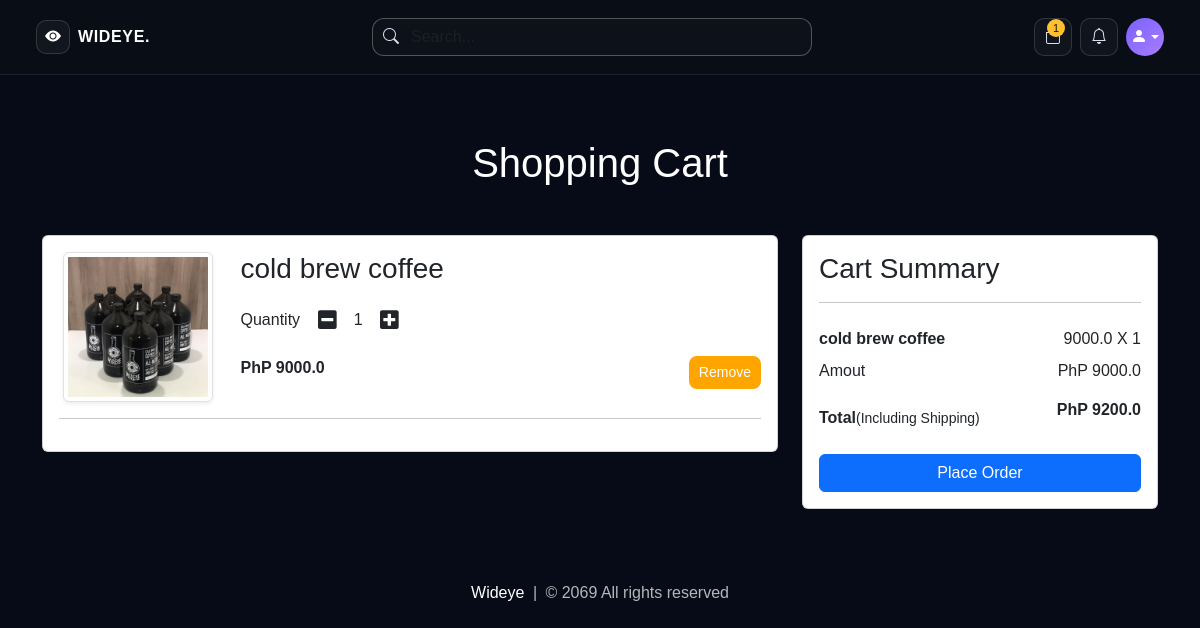
The page /cart (signed in) on the database as committed earlier.
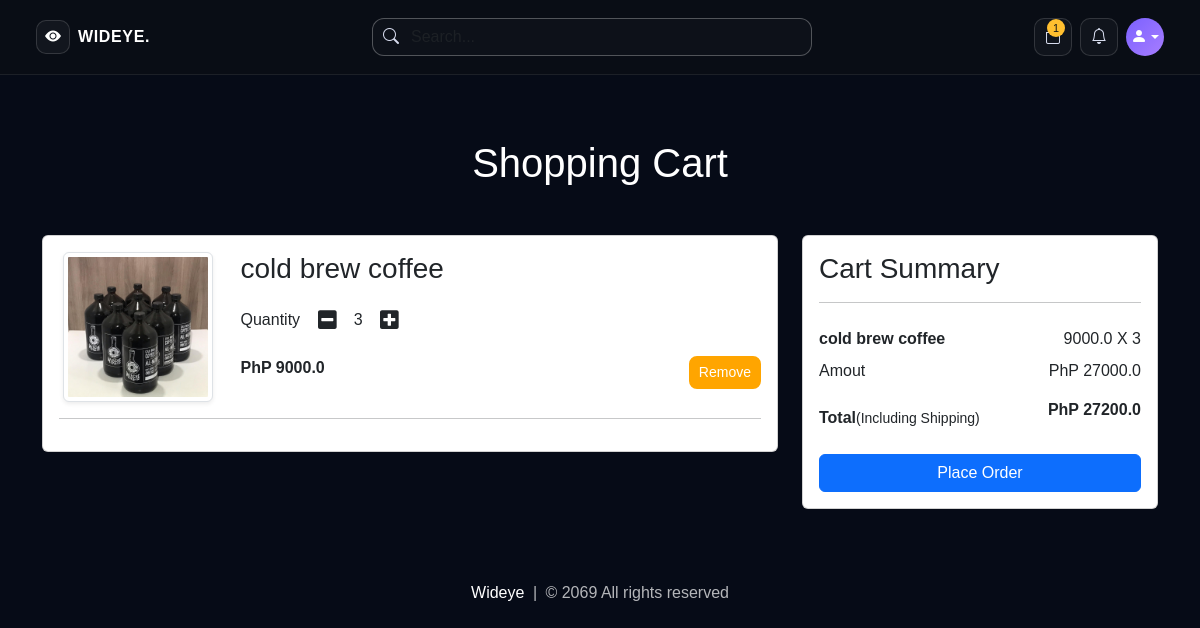
The same page on the database as committed later.
### website/models.py (models this page shows, shortened)
class Cart(db.Model):
    id = db.Column(db.Integer, primary_key=True)
    quantity = db.Column(db.Integer, nullable=False)
    customer_link = db.Column(db.Integer, db.ForeignKey('customer.id'), nullable=False)
    product_link = db.Column(db.Integer, db.ForeignKey('product.id'), nullable=False)

class Product(db.Model):
    id = db.Column(db.Integer, primary_key=True)
    product_name = db.Column(db.String(100), nullable=False)
    current_price = db.Column(db.Float, nullable=False)
    previous_price = db.Column(db.Float, nullable=False)
    in_stock = db.Column(db.Integer, nullable=False)
    product_picture = db.Column(db.String(1000), nullable=False)
    flash_sale = db.Column(db.Boolean, default=False)
    date_added = db.Column(db.DateTime, default=datetime.utcnow)
    carts = db.relationship('Cart', backref=db.backref('product', lazy=True))
    orders = db.relationship('Order', backref=db.backref('product', lazy=True))

### website/views.py (the view)
@views.route('/cart')
@login_required
def show_cart():
    cart = Cart.query.filter_by(customer_link=current_user.id).all()
    amount = 0
    for item in cart:
        amount += item.product.current_price * item.quantity
    return render_template('cart.html', cart=cart, amount=amount, total=amount+200)

### website/__init__.py (called while the page is built)
def create_app():
    app = Flask(__name__)
    app.config['SECRET_KEY'] = 'hbnwdvbn ajnbsjn ahe'
    app.config['SQLALCHEMY_DATABASE_URI'] = f'sqlite:///{DB_NAME}'
    db.init_app(app)
    @app.errorhandler(404)
    def page_not_found(error):
        return render_template('404.html')
    login_manager = LoginManager()
    login_manager.init_app(app)
    login_manager.login_view = 'auth.login'
    @login_manager.user_loader
    def load_user(id):
        return Customer.query.get(int(id))
    from .views import views
    from .auth import auth
    from .admin import admin
    from .models import Customer, Cart, Product, Order
    app.register_blueprint(views, url_prefix='/') # localhost:5000/about-us
    app.register_blueprint(auth, url_prefix='/') # localhost:5000/auth/change-password
    app.register_blueprint(admin, url_prefix='/')
    return app

### website/templates/cart.html (shortened to what this page needs)
{% extends 'base.html' %}
{% block body %}
<div class="container my-5">
    <div class="row">
        {% if cart %}
        <h1 class="text-center mb-5" style="color: white;">Shopping Cart</h1>
        <div class="col-sm-8">
            <div class="card">
                <div class="card-body">
                    {% for item in cart %}
                    <div class="row">
                        <div class="col-sm-3 text-center align-self-center">
                            <img src="{{ item.product.product_picture }}" alt="" class="img-fluid img-thumbnail shadow-sm" height="150px" width="150px">
                        </div>
                        <div class="col-sm-9">
                            <div>
                                <h3>{{ item.product.product_name }}</h3>
                                <div class="my-3">
                                    <label for="quantity">Quantity</label>
                                    <a class="minus-cart btn" pid="{{item.id}}"><i class="fas fa-minus-square fa-lg"></i></a>
                                    <span id="quantity">{{ item.quantity }}</span>
                                    <a class="plus-cart btn " pid="{{ item.id }}"><i class="fas fa-plus-square fa-lg"></i></a>
                                </div>
                                <div class="d-flex justify-content-between">
                                    <p class="mb-0"><span><strong>PhP {{ item.product.current_price }}</strong></span></p>
                                    <a href="" class="remove-cart btn btn-sm btn-secondary mr-3 " pid="{{item.id}}">Remove</a>
                                </div>
                            </div>
                        </div>
                    </div>
                    <hr>
                    {% endfor %}
                </div>
            </div>
        </div>
        <div class="col-sm-4">
            <div class="card">
                <div class="card-body">
                    <h3>Cart Summary </h3>
                    <hr color="black">
                    <ul class="list-group">
                        {% for item in cart %}
                        <li class="list-group-item d-flex justify-content-between align-items-center border-0 px-0 pb-0"><strong>{{item.product.product_name}}</strong><span id="amount">{{item.product.current_price}} X <span id="quantity{{item.id}}">{{ item.quantity}}</span></span></li>
                        {% endfor %}
                        <li class="list-group-item d-flex justify-content-between align-items-center border-0 px-0 pb-0">Amout <span>PhP <span id="amount_tt">{{ amount }}</span></span></li>
                        <li class="list-group-item d-flex justify-content-between align-items-center border-0 px-0 mb-3">
                            <div style="margin-top: 15px;">
                                <strong>Total</strong><small>(Including Shipping)</small>
                            </div>
                            <span><strong>PhP </strong><span id="totalamount"><strong>{{ total }}</strong></span></span>
                        </li>
                    </ul>
                    <div class="d-grid"><a href="/place-order" class="btn btn-primary">Place Order</a></div>
                </div>
            </div>
        </div>
        {% else %}
        <h1 class="text-center mb-5" style="color: white;">Your Cart is Empty</h1>
        {% endif %}
    </div>
</div>
{% endblock %}

### website/templates/base.html (shortened to what this page needs)
<!DOCTYPE html>
<html lang="en">
<head>
    <link rel="stylesheet" href="https://cdnjs.cloudflare.com/ajax/libs/bootstrap-icons/1.10.5/font/bootstrap-icons.min.css">
    <link rel="stylesheet" href="{{ url_for('static', filename='css/all.min.css') }}">
    <link rel="stylesheet" href="{{ url_for('static', filename='css/bootstrap.min.css') }}">
    <link rel="stylesheet" href="{{ url_for('static', filename='css/style.css') }}">
</head>
<body>
    {% set cart_items = cart | default([], true) | list %}
    <nav class="wideye-navbar">
        <div class="wideye-shell">
            <div class="d-flex flex-wrap align-items-center justify-content-between gap-3">
                <a class="d-flex align-items-center gap-2" href="/">
                    <span class="wideye-brand-mark">
                        <i class="bi bi-eye-fill"></i>
                    </span>
                    <span class="wideye-brand-text">WIDEYE.</span>
                </a>
                <form class="wideye-search-form" role="search" action="/search" method="POST">
                    <div class="wideye-search-wrap d-flex align-items-center">
                        <i class="bi bi-search"></i>
                        <input class="form-control wideye-search-input" name="search" type="search" placeholder="Search..." aria-label="Search">
                    </div>
                </form>
                <div class="d-flex align-items-center gap-2">
                    <a class="wideye-icon-button wideye-nav-icon" href="/cart" aria-label="Cart">
                        <span class="position-relative d-inline-flex">
                            <i class="bi bi-bag"></i>
                            {% if cart_items | length > 0 %}
                            <span class="position-absolute rounded-pill wideye-badge">{{ cart_items | length }}</span>
                            {% endif %}
                        </span>
                    </a>
                    <a class="wideye-icon-button wideye-nav-icon" href="/orders" aria-label="Orders">
                        <i class="bi bi-bell"></i>
                    </a>
                    {% if current_user.is_authenticated %}
                    <div class="dropdown">
                        <a class="wideye-avatar dropdown-toggle" href="#" role="button" id="profileDropdown" data-bs-toggle="dropdown" aria-expanded="false">
                            <i class="bi bi-person-fill"></i>
                        </a>
                    </div>
                    {% else %}
                    <a class="wideye-avatar" href="/login" aria-label="Login">
                        <i class="bi bi-person-fill"></i>
                    </a>
                    {% endif %}
                </div>
            </div>
        </div>
    </nav>
    <div class="wideye-shell pt-3">
    </div>
    {% block body %}
    {% endblock %}
    <footer class="wideye-footer">
        <div class="wideye-shell text-center">
            <a href="/">Wideye</a> <span class="mx-1">|</span> <span>&copy; 2069 All rights reserved</span>
        </div>
    </footer>
</body>
</html>

### website/static/css/style.css (style rules this page uses)
.d-flex .btn { background: orange; border: 2px solid orange; border-radius: 8px; color: #fff; }

### website/templates/base.html (style rules this page uses)
body { background: #060b17; color: #f6f7fb; min-height: 100vh; font-family: Arial, Helvetica, sans-serif; }
a { text-decoration: none; }
.wideye-shell { width: min(94%, 1280px); margin: 0 auto; }
.wideye-navbar { background: #090d15; border-bottom: 1px solid rgba(255, 255, 255, 0.08); padding: 18px 0; }
.wideye-brand-mark { width: 34px; height: 34px; border-radius: 10px; border: 1px solid rgba(255, 255, 255, 0.14); display: inline-flex; align-items: center; justify-content: center; color: #ffffff; background: rgba(255, 255, 255, 0.04); }
.wideye-brand-text { color: #ffffff; font-weight: 700; letter-spacing: 0.04em; }
.wideye-search-form { max-width: 440px; width: 100%; }
.wideye-search-input, .wideye-search-input:focus { background: transparent; border: none; box-shadow: none; color: #ffffff; }
.wideye-search-wrap { border: 1px solid rgba(255, 255, 255, 0.28); border-radius: 12px; background: rgba(255, 255, 255, 0.02); padding: 0 10px; }
.wideye-search-wrap i, .wideye-nav-icon { color: #d7dcee; }
.wideye-icon-button { width: 38px; height: 38px; border-radius: 10px; border: 1px solid rgba(255, 255, 255, 0.14); display: inline-flex; align-items: center; justify-content: center; background: rgba(255, 255, 255, 0.03); }
.wideye-avatar { width: 38px; height: 38px; border-radius: 50%; background: linear-gradient(135deg, #7b61ff, #a77dff); color: #ffffff; display: inline-flex; align-items: center; justify-content: center; font-size: 1rem; }
.wideye-badge { top: -6px; right: -4px; font-size: 0.68rem; min-width: 18px; height: 18px; display: inline-flex; align-items: center; justify-content: center; background: #ffbf2f; color: #161616; }
.wideye-footer { color: rgba(255, 255, 255, 0.7); padding: 24px 0 32px; }
.wideye-footer a { color: #ffffff; }

Rows that differ between the two databases and show on the page:
changed Cart "cold brew coffee": quantity "1" → "3"
Other text that changed with them:
{{ amount }}: "9000.0" → "27000.0"
{{ total }}: "9200.0" → "27200.0"
